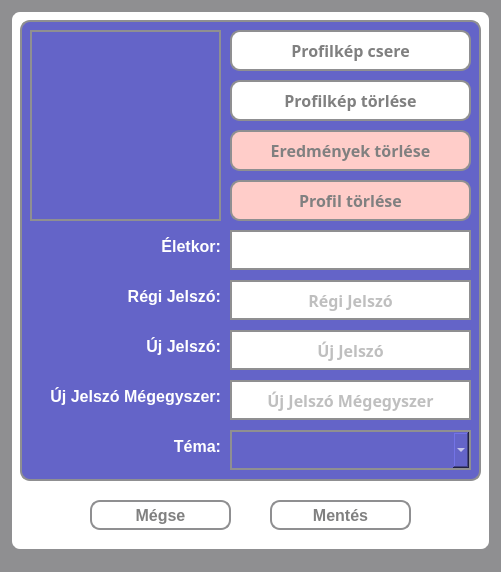
<?xml version="1.0" encoding="UTF-8"?>
<ui version="4.0">
 <class>MainWindow</class>
 <widget class="QMainWindow" name="MainWindow">
  <property name="geometry">
   <rect>
    <x>0</x>
    <y>0</y>
    <width>501</width>
    <height>572</height>
   </rect>
  </property>
  <property name="windowTitle">
   <string>Beállítások</string>
  </property>
  <property name="styleSheet">
   <string notr="true">* {
	background-color: #8f8f91;
}</string>
  </property>
  <widget class="QWidget" name="centralwidget">
   <widget class="QWidget" name="widget_3" native="true">
    <property name="geometry">
     <rect>
      <x>10</x>
      <y>10</y>
      <width>481</width>
      <height>541</height>
     </rect>
    </property>
    <property name="styleSheet">
     <string notr="true">* {
	background-color: white;
	border: 2px solid #8f8f91;
	border-radius: 10px;
	color: white;
	font-size: 16px;
	font-weight: bold;
}</string>
    </property>
    <widget class="QPushButton" name="abortButton">
     <property name="geometry">
      <rect>
       <x>80</x>
       <y>490</y>
       <width>141</width>
       <height>30</height>
      </rect>
     </property>
     <property name="styleSheet">
      <string notr="true">* {
	background-color: white;
	border: 2px solid #8f8f91;
	border-radius: 10px;
	color: grey;
}

*:hover {
	background-color: rgb(120, 120, 220);
	color: white;
}</string>
     </property>
     <property name="text">
      <string>Mégse</string>
     </property>
    </widget>
    <widget class="QPushButton" name="saveAndCloseButton">
     <property name="geometry">
      <rect>
       <x>260</x>
       <y>490</y>
       <width>141</width>
       <height>30</height>
      </rect>
     </property>
     <property name="styleSheet">
      <string notr="true">* {
	background-color: white;
	border: 2px solid #8f8f91;
	border-radius: 10px;
	color: grey;
}

*:hover {
	background-color: rgb(120, 120, 220);
	color: white;
}</string>
     </property>
     <property name="text">
      <string>Mentés</string>
     </property>
    </widget>
    <widget class="QWidget" name="widget_2" native="true">
     <property name="geometry">
      <rect>
       <x>10</x>
       <y>10</y>
       <width>461</width>
       <height>461</height>
      </rect>
     </property>
     <property name="styleSheet">
      <string notr="true">* {
	background-color: rgb(100, 100, 200);
	border: 2px solid #8f8f91;
	border-radius: 10px;
	color: white;
	font-size: 16px;
	font-weight: bold;
}</string>
     </property>
     <widget class="QFrame" name="profilePicture">
      <property name="geometry">
       <rect>
        <x>10</x>
        <y>10</y>
        <width>191</width>
        <height>191</height>
       </rect>
      </property>
      <property name="styleSheet">
       <string notr="true">border-radius: 0px;</string>
      </property>
      <property name="frameShape">
       <enum>QFrame::StyledPanel</enum>
      </property>
      <property name="frameShadow">
       <enum>QFrame::Raised</enum>
      </property>
     </widget>
     <widget class="QPushButton" name="changeProfilePictureButton">
      <property name="geometry">
       <rect>
        <x>210</x>
        <y>10</y>
        <width>241</width>
        <height>41</height>
       </rect>
      </property>
      <property name="font">
       <font>
        <family>Corbel</family>
        <pointsize>-1</pointsize>
        <bold>true</bold>
       </font>
      </property>
      <property name="styleSheet">
       <string notr="true">* {
	background-color: white;
	color: grey;
}

*:hover {
	background-color: rgb(120, 120, 220);
	color: white;
}</string>
      </property>
      <property name="text">
       <string>Profilkép csere</string>
      </property>
     </widget>
     <widget class="QPushButton" name="restoreDefaultResultsButton">
      <property name="geometry">
       <rect>
        <x>210</x>
        <y>110</y>
        <width>241</width>
        <height>41</height>
       </rect>
      </property>
      <property name="font">
       <font>
        <family>Corbel</family>
        <pointsize>-1</pointsize>
        <bold>true</bold>
       </font>
      </property>
      <property name="styleSheet">
       <string notr="true">* {
	background-color: rgb(255, 205, 201);
	color: grey;
}

*:hover {
	background-color: rgb(255, 102, 89);
	color: white;
}</string>
      </property>
      <property name="text">
       <string>Eredmények törlése</string>
      </property>
     </widget>
     <widget class="QPushButton" name="deleteUserProfileButton">
      <property name="geometry">
       <rect>
        <x>210</x>
        <y>160</y>
        <width>241</width>
        <height>41</height>
       </rect>
      </property>
      <property name="font">
       <font>
        <family>Corbel</family>
        <pointsize>-1</pointsize>
        <bold>true</bold>
       </font>
      </property>
      <property name="styleSheet">
       <string notr="true">* {
	background-color: rgb(255, 205, 201);
	color: grey;
}

*:hover {
	background-color: rgb(255, 102, 89);
	color: white;
}</string>
      </property>
      <property name="text">
       <string>Profil törlése</string>
      </property>
     </widget>
     <widget class="QComboBox" name="changeThemeBox">
      <property name="geometry">
       <rect>
        <x>210</x>
        <y>410</y>
        <width>241</width>
        <height>40</height>
       </rect>
      </property>
      <property name="font">
       <font>
        <family>Corbel</family>
        <pointsize>-1</pointsize>
        <bold>true</bold>
       </font>
      </property>
      <property name="styleSheet">
       <string notr="true">* {
	border-radius: 0;
}</string>
      </property>
      <property name="editable">
       <bool>true</bool>
      </property>
      <property name="currentText">
       <string/>
      </property>
      <property name="placeholderText">
       <string/>
      </property>
      <property name="frame">
       <bool>true</bool>
      </property>
     </widget>
     <widget class="QPushButton" name="deleteProfilePictureButton">
      <property name="geometry">
       <rect>
        <x>210</x>
        <y>60</y>
        <width>241</width>
        <height>41</height>
       </rect>
      </property>
      <property name="font">
       <font>
        <family>Corbel</family>
        <pointsize>-1</pointsize>
        <bold>true</bold>
       </font>
      </property>
      <property name="styleSheet">
       <string notr="true">* {
	background-color: white;
	color: grey;
}

*:hover {
	background-color: rgb(120, 120, 220);
	color: white;
}</string>
      </property>
      <property name="text">
       <string>Profilkép törlése</string>
      </property>
     </widget>
     <widget class="QLineEdit" name="changeUserAge">
      <property name="geometry">
       <rect>
        <x>210</x>
        <y>210</y>
        <width>241</width>
        <height>40</height>
       </rect>
      </property>
      <property name="styleSheet">
       <string notr="true">* {
	font-size: 16px;
	background-color: white;
	border: 2px solid #8f8f91;
	border-radius: 0;
	color: grey;
}</string>
      </property>
      <property name="text">
       <string/>
      </property>
      <property name="echoMode">
       <enum>QLineEdit::Normal</enum>
      </property>
      <property name="alignment">
       <set>Qt::AlignCenter</set>
      </property>
      <property name="placeholderText">
       <string/>
      </property>
     </widget>
     <widget class="QLineEdit" name="oldPassword">
      <property name="geometry">
       <rect>
        <x>210</x>
        <y>260</y>
        <width>241</width>
        <height>40</height>
       </rect>
      </property>
      <property name="font">
       <font>
        <family>Corbel</family>
        <pointsize>-1</pointsize>
        <bold>true</bold>
       </font>
      </property>
      <property name="autoFillBackground">
       <bool>false</bool>
      </property>
      <property name="styleSheet">
       <string notr="true">* {
	font-size: 16px;
	background-color: white;
	border: 2px solid #8f8f91;
	border-radius: 0;
	color: grey;
}</string>
      </property>
      <property name="echoMode">
       <enum>QLineEdit::Password</enum>
      </property>
      <property name="alignment">
       <set>Qt::AlignCenter</set>
      </property>
      <property name="placeholderText">
       <string>Régi Jelszó</string>
      </property>
     </widget>
     <widget class="QLineEdit" name="newPassword1">
      <property name="geometry">
       <rect>
        <x>210</x>
        <y>310</y>
        <width>241</width>
        <height>40</height>
       </rect>
      </property>
      <property name="font">
       <font>
        <family>Corbel</family>
        <pointsize>-1</pointsize>
        <bold>true</bold>
       </font>
      </property>
      <property name="autoFillBackground">
       <bool>false</bool>
      </property>
      <property name="styleSheet">
       <string notr="true">* {
	font-size: 16px;
	background-color: white;
	border: 2px solid #8f8f91;
	border-radius: 0;
	color: grey;
}</string>
      </property>
      <property name="echoMode">
       <enum>QLineEdit::Password</enum>
      </property>
      <property name="alignment">
       <set>Qt::AlignCenter</set>
      </property>
      <property name="placeholderText">
       <string>Új Jelszó</string>
      </property>
     </widget>
     <widget class="QLineEdit" name="newPassword2">
      <property name="geometry">
       <rect>
        <x>210</x>
        <y>360</y>
        <width>241</width>
        <height>40</height>
       </rect>
      </property>
      <property name="font">
       <font>
        <family>Corbel</family>
        <pointsize>-1</pointsize>
        <bold>true</bold>
       </font>
      </property>
      <property name="autoFillBackground">
       <bool>false</bool>
      </property>
      <property name="styleSheet">
       <string notr="true">* {
	font-size: 16px;
	background-color: white;
	border: 2px solid #8f8f91;
	border-radius: 0;
	color: grey;
}</string>
      </property>
      <property name="echoMode">
       <enum>QLineEdit::Password</enum>
      </property>
      <property name="alignment">
       <set>Qt::AlignCenter</set>
      </property>
      <property name="placeholderText">
       <string>Új Jelszó Mégegyszer</string>
      </property>
     </widget>
     <widget class="QLabel" name="userAgeLabel">
      <property name="geometry">
       <rect>
        <x>10</x>
        <y>217</y>
        <width>191</width>
        <height>31</height>
       </rect>
      </property>
      <property name="layoutDirection">
       <enum>Qt::LeftToRight</enum>
      </property>
      <property name="styleSheet">
       <string notr="true">* {
	border: none;
}</string>
      </property>
      <property name="text">
       <string>Életkor:</string>
      </property>
      <property name="alignment">
       <set>Qt::AlignRight</set>
      </property>
     </widget>
     <widget class="QLabel" name="oldPasswordLabel">
      <property name="geometry">
       <rect>
        <x>10</x>
        <y>267</y>
        <width>191</width>
        <height>31</height>
       </rect>
      </property>
      <property name="layoutDirection">
       <enum>Qt::LeftToRight</enum>
      </property>
      <property name="styleSheet">
       <string notr="true">*{
	border: none;
}</string>
      </property>
      <property name="text">
       <string>Régi Jelszó:</string>
      </property>
      <property name="alignment">
       <set>Qt::AlignRight</set>
      </property>
     </widget>
     <widget class="QLabel" name="newPassword1Label">
      <property name="geometry">
       <rect>
        <x>10</x>
        <y>317</y>
        <width>191</width>
        <height>31</height>
       </rect>
      </property>
      <property name="layoutDirection">
       <enum>Qt::LeftToRight</enum>
      </property>
      <property name="styleSheet">
       <string notr="true">*{
	border: none;
}</string>
      </property>
      <property name="text">
       <string>Új Jelszó:</string>
      </property>
      <property name="alignment">
       <set>Qt::AlignRight</set>
      </property>
     </widget>
     <widget class="QLabel" name="newPassword2Label">
      <property name="geometry">
       <rect>
        <x>10</x>
        <y>367</y>
        <width>191</width>
        <height>31</height>
       </rect>
      </property>
      <property name="layoutDirection">
       <enum>Qt::LeftToRight</enum>
      </property>
      <property name="styleSheet">
       <string notr="true">*{
	border: none;
}</string>
      </property>
      <property name="text">
       <string>Új Jelszó Mégegyszer:</string>
      </property>
      <property name="alignment">
       <set>Qt::AlignRight</set>
      </property>
     </widget>
     <widget class="QLabel" name="themeLabel">
      <property name="geometry">
       <rect>
        <x>10</x>
        <y>417</y>
        <width>191</width>
        <height>31</height>
       </rect>
      </property>
      <property name="layoutDirection">
       <enum>Qt::LeftToRight</enum>
      </property>
      <property name="styleSheet">
       <string notr="true">*{
	border: none;
}</string>
      </property>
      <property name="text">
       <string>Téma:</string>
      </property>
      <property name="alignment">
       <set>Qt::AlignRight</set>
      </property>
     </widget>
    </widget>
   </widget>
  </widget>
  <widget class="QStatusBar" name="statusbar"/>
 </widget>
 <resources/>
 <connections/>
</ui>
